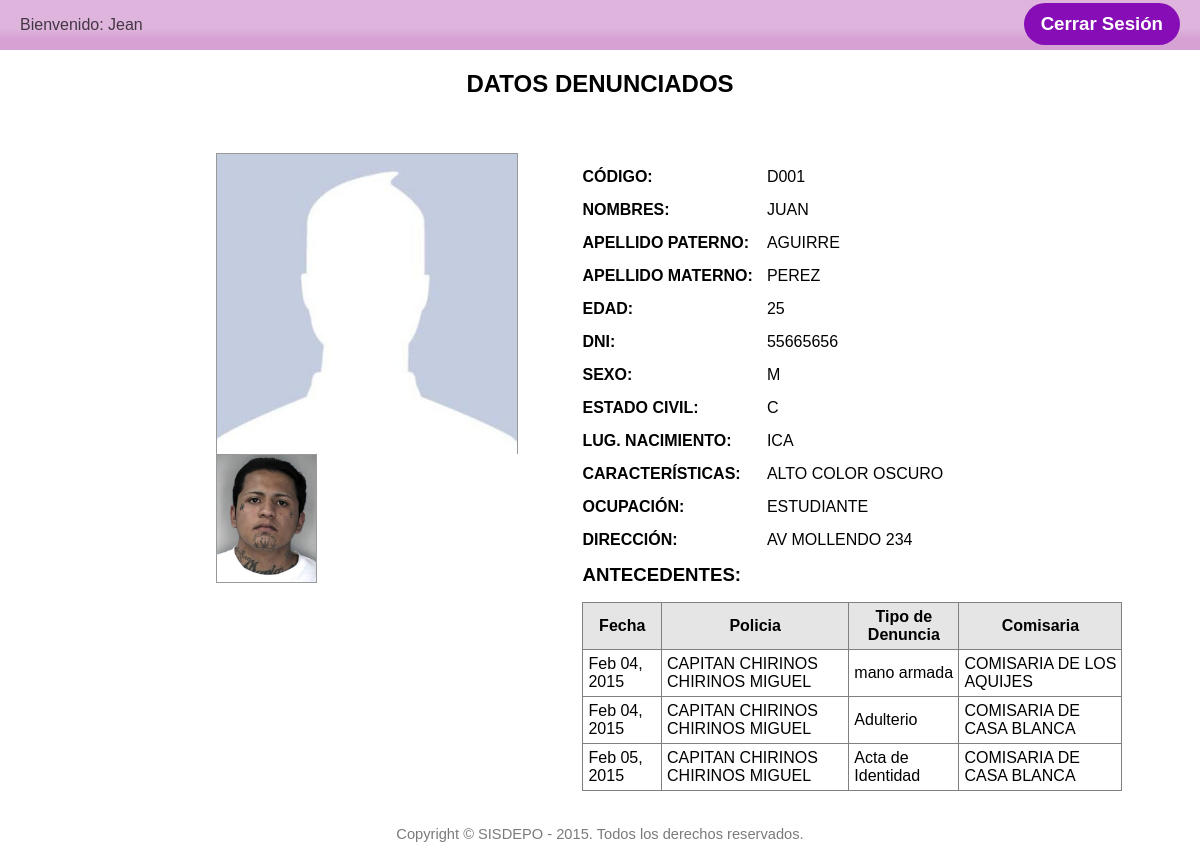
Page /denunciado/consulta/2 (signed in) on the committed database.
### apps/Denunciado/models.py (models this page shows)
class Foto_Denunciado(models.Model):
	DENUNCIADO=models.ForeignKey(Denunciado)
	FOTO=models.ImageField(upload_to='foto_denunciado')
	def __unicode__(self):
		return self.DENUNCIADO.NOM_DENUNCIADO

class Denunciado(models.Model):
	COD_DENUNCIADO=models.CharField(max_length=10)
	NOM_DENUNCIADO=models.CharField(max_length=40, blank=True, null=True)
	APELLIDO_P=models.CharField(max_length=20, blank=True, null=True)
	APELLIDO_M=models.CharField(max_length=20, blank=True, null=True)
	EDAD=models.IntegerField(blank=True, null=True)
	DNI=models.CharField(max_length=8, blank=True, null=True)
	SEXO=models.CharField(max_length=1, blank=True, null=True)
	ESTADO_CIV=models.CharField(max_length=1, blank=True, null=True)
	LUG_NAC=models.CharField(max_length=50, blank=True, null=True)
	CARACTERISTICAS=models.TextField(max_length=150, blank=True, null=True)
	OCUPACION=models.CharField(max_length=50, blank=True, null=True)
	DIRECCION=models.CharField(max_length=50)
	def __unicode__(self):
		return self.NOM_DENUNCIADO+' '+self.APELLIDO_P+' '+self.APELLIDO_M
	def traer_url_foto(self):
		try:
			FotoDenunciado=Foto_Denunciado.objects.filter(DENUNCIADO=self.pk)[0] #traemos el nombre de la foto que asu vez es una ruta
			return 'http://127.0.0.1:8000/media/%s' % FotoDenunciado.FOTO
		except:
			return "No tiene imagen"

### apps/Falta/models.py (models this page shows, shortened)
class Falta(models.Model):
	COMISARIA=models.ForeignKey(Comisaria)
	NOM_DENUNCIANTE=models.ManyToManyField(Denunciante)
	NOM_DENUNCIADO=models.ManyToManyField(Denunciado, blank=True, null=True)
	NOM_POLICIA=models.ForeignKey(Agente)
	NRO_FALTA=models.IntegerField()
	FECHA=models.DateTimeField()
	CONTENIDO=models.TextField()
	RESOLUCION=models.TextField()
	TIPO_FALTA=models.ForeignKey(TipoFalta)

class TipoFalta(models.Model):
	NOMBRE=models.CharField(max_length=50)
	def __unicode__(self):
		return self.NOMBRE

### apps/Agentes_Pnp/models.py (models this page shows, shortened)
class Agente(models.Model):
	COD_POLICIA=models.CharField(_('Codigo Policial'), max_length=50,unique=True)
	NOM_POLICIA=models.CharField(_('Nombres'), max_length=50)
	APELLIDO_P=models.CharField(_('Apellido P'), max_length=20)
	APELLIDO_M=models.CharField(_('Apellido M'), max_length=20)
	DNI=models.CharField(max_length=8)
	COMISARIA=models.ForeignKey(Comisaria)
	CARGO=models.CharField(max_length=8)
	USUARIO=models.OneToOneField(User,null=True)
	FOTO=models.ImageField(upload_to='foto_agente')
	CONFORME=models.BooleanField(default=False,editable=True)
	def __unicode__(self):
		return self.CARGO+' '+self.APELLIDO_M+' '+self.APELLIDO_M+' '+self.NOM_POLICIA

### apps/Comisaria/models.py (models this page shows)
class Comisaria(models.Model):
	NOMBRE=models.CharField(_('Nombre de la Comisaria'),max_length=50)
	DIRECCION=models.CharField(_('Direccion'),max_length=50)
	REFERENCIA=models.TextField(_('Referencia'))
	TELEFONO=models.CharField(_('Telf. '),max_length=20)
	def __unicode__(self):
		return self.NOMBRE

### apps/Delito/models.py (models this page shows, shortened)
class Delito (models.Model):
	COMISARIA=models.ForeignKey(Comisaria)
	NOM_DENUNCIANTE=models.ManyToManyField(Denunciante)
	NOM_DENUNCIADO=models.ManyToManyField(Denunciado, blank=True, null=True)
	NOM_POLICIA=models.ForeignKey(Agente)
	NRO_DELITO=models.IntegerField()
	FECHA=models.DateTimeField()
	CONTENIDO=models.TextField()
	RESOLUCION=models.TextField()
	TIPO_DELITO=models.ForeignKey(TipoDelito)

class TipoDelito(models.Model):
	NOMBRE=models.CharField(max_length=50)
	def __unicode__(self):
		return self.NOMBRE

### apps/ActasIdentidad/models.py (models this page shows, shortened)
class Acta_Identidad(models.Model):
	COMISARIA=models.ForeignKey(Comisaria)
	NOM_DENUNCIANTE=models.ManyToManyField(Denunciante, blank=True, null=True)
	NOM_DENUNCIADO=models.ManyToManyField(Denunciado, blank=True, null=True)
	NRO_ACTA=models.IntegerField(blank=True, null=True)
	FECHAINI=models.DateTimeField(blank=True, null=True)
	FECHAFIN=models.DateTimeField(blank=True, null=True)
	MOTIVO=models.CharField(max_length=12, blank=True, null=True)
	ASPECTO=models.CharField(max_length=12, blank=True, null=True)
	DILIGENCIA=models.CharField(max_length=12, blank=True, null=True)
	RESULTADOS=models.TextField(blank=True, null=True)
	NOM_POLICIA=models.ForeignKey(Agente, blank=True, null=True)

### apps/Denunciado/views.py (the view)
# urls.py: url(r'^consulta/(\d+)$',Consulta,name='consulta'),
@login_required
def Consulta(request,id_denunciado):
	denunciado=Denunciado.objects.get(pk=id_denunciado)
	fotos=Foto_Denunciado.objects.filter(DENUNCIADO=id_denunciado)
	faltas=denunciado.falta_set.all()
	delitos=denunciado.delito_set.all()
	actasidentidad=denunciado.acta_identidad_set.all()
	actasintervencion=denunciado.acta_intervencion_set.all()
	return render(request,'Denunciados/detalledenunciado.html',
			{'denunciado':denunciado,'fotos':fotos,'faltas':faltas,
			 'delitos':delitos,'actasidentidad':actasidentidad,
			 'actasintervencion':actasintervencion})

### Templates/Denunciados/detalledenunciado.html (shortened to what this page needs)
<!DOCTYPE html>
<html lang="es">
<head>
	<link rel="stylesheet" href="{{STATIC_URL}}css/detalledenunciado.css" />
</head>
<body>
	<header>
		<p>Bienvenido: Jean</p>
		<a href="/cerrar/">Cerrar Sesión</a>
	</header>
	<section>
		<h1>DATOS DENUNCIADOS</h1>
		<div id="contenedor_imagen">
			<img id="imagen_principal" src="{{STATIC_URL}}img/foto_perfil_1.jpg" />
			<div id="contenedor_imagen_pequeno">
				{% for foto in fotos%}
				<img src="{{MEDIA_URL}}{{foto.FOTO}}" />
				{%endfor%}
			</div>
		</div>
		<div id="contenedor_datos">
			<div id="contenedor_datos_per">
				<div>
					<span>CÓDIGO: </span>
					<p>{{denunciado.COD_DENUNCIADO}}</p>
				</div>
				<div>
					<span>NOMBRES: </span>
					<p>{{denunciado.NOM_DENUNCIADO}}</p>
				</div>
				<div>
					<span>APELLIDO PATERNO: </span>
					<p>{{denunciado.APELLIDO_P}}</p>
				</div>
				<div>
					<span>APELLIDO MATERNO: </span>
					<p>{{denunciado.APELLIDO_M}}</p>
				</div>
				<div>
					<span>EDAD: </span>
					<p>{{denunciado.EDAD}}</p>
				</div>
				<div>
					<span>DNI: </span>
					<p>{{denunciado.DNI}}</p>
				</div>
				<div>
					<span>SEXO: </span>
					<p>{{denunciado.SEXO}}</p>
				</div>
				<div>
					<span>ESTADO CIVIL: </span>
					<p>{{denunciado.ESTADO_CIV}}</p>
				</div>
				<div>
					<span>LUG. NACIMIENTO: </span>
					<p>{{denunciado.LUG_NAC}}</p>
				</div>
				<div>
					<span>CARACTERÍSTICAS: </span>
					<p>{{denunciado.CARACTERISTICAS}}</p>
				</div>
				<div>
					<span>OCUPACIÓN: </span>
					<p>{{denunciado.OCUPACION}}</p>
				</div>
				<div>
					<span>DIRECCIÓN: </span>
					<p>{{denunciado.DIRECCION}}</p>
				</div>
			</div>
			<h2>ANTECEDENTES:</h2>
			<table border="1" id="tabla_antecedentes">
				<thead>
					<td>Fecha</td>
					<td>Policia</td>
					<td>Tipo de Denuncia</td>
					<td>Comisaria</td>
				</thead>
				{%for falta in faltas%}
				<tr class="tabla_antecedentes_datos">
					<td>{{falta.FECHA|date:"M d, Y"}}</td>
					<td>{{falta.NOM_POLICIA}}</td>
					<td>{{falta.TIPO_FALTA}}</td>
					<td>{{falta.COMISARIA}}</td>
				</tr>
				{%endfor%}
				{%for delito in delitos%}
				<tr class="tabla_antecedentes_datos">
					<td>{{delito.FECHA|date:"M d, Y"}}</td>
					<td>{{delito.NOM_POLICIA|capfirst}}</td>
					<td>{{delito.TIPO_DELITO|capfirst}}</td>
					<td>{{delito.COMISARIA|capfirst}}</td>
				</tr>
				{%endfor%}
				{%for acta in actasidentidad%}
				<tr class="tabla_antecedentes_datos">
					<td>{{acta.FECHAINI|date:"M d, Y"}}</td>
					<td>{{acta.NOM_POLICIA|capfirst}}</td>
					<td>Acta de Identidad</td>
					<td>{{acta.COMISARIA|capfirst}}</td>
				</tr>
				{%endfor%}
			</table>
		</div>
	</section>
	<footer>
		<p>Copyright &copy; <a  href="" title="SISDEPO">SISDEPO</a> - 2015. Todos los derechos reservados.</p>
	</footer>
</body>
</html>

### statics/css/detalledenunciado.css (style rules this page uses)
body { margin: 0px; }
header { width: 100%; height: 50px; background: rgb(229,112,231); background: -moz-linear-gradient(top, rgba(229,112,231,.8) 0%, rgba(214,162,212,.8) 0%, rgba(214,162,212,.8) 25%, rgba(214,162,212,.8) 57%, rgba(214,162,212,1) 76%, rgba(214,162,212,1) 99%, rgba(214,162,212,1) 99%, rgba(168,73,163,1) 100%); background: -webkit-gradient(linear, left top, left bottom, color-stop(0%,rgba(229,112,231,.8)), color-stop(0%,rgba(214,162,212,.8)), color-stop(25%,rgba(214,162,212,.8)), color-stop(57%,rgba(214,162,212,.8)), color-stop(76%,rgba(214,162,212,1)), color-stop(99%,rgba(214,162,212,1)), color-stop(99%,rgba(214,162,212,1)), color-stop(100%,rgba(168,73,163,1))); background: -webkit-linear-gradient(top, rgba(229,112,231,.8) 0%,rgba(214,162,212,.8) 0%,rgba(214,162,212,.8) 25%,rgba(214,162,212,.8) 57%,rgba(214,162,212,1) 76%,rgba(214,162,212,1) 99%,rgba(214,162,212,1) 99%,rgba(168,73,163,1) 100%); background: -o-linear-gradient(top, rgba(229,112,231,.8) 0%,rgba(214,162,212,.8) 0%,rgba(214,162,212,.8) 25%,rgba(214,162,212,.8) 57%,rgba(214,162,212,1) 76%,rgba(214,162,212,1) 99%,rgba(214,162,212,1) 99%,rgba(168,73,163,1) 100%); background: -ms-linear-gradient(top, rgba(229,112,231,.8) 0%,rgba(214,162,212,.8) 0%,rgba(214,162,212,.8) 25%,rgba(214,162,212,.8) 57%,rgba(214,162,212,1) 76%,rgba(214,162,212,1) 99%,rgba(214,162,212,1) 99%,rgba(168,73,163,1) 100%); background: linear-gradient(to bottom, rgba(229,112,231,.8) 0%,rgba(214,162,212,.8) 0%,rgba(214,162,212,.8) 25%,rgba(214,162,212,.8) 57%,rgba(214,162,212,1) 76%,rgba(214,162,212,1) 99%,rgba(214,162,212,1) 99%,rgba(168,73,163,1) 100%); filter: progid:DXImageTransform.Microsoft.gradient( startColorstr='#e570e7', endColorstr='#a849a3',GradientType=0 ); }
header p { margin: 0px; font-family: sans-serif; line-height: 50px; color: rgba(0,0,0,0.7); margin-left: 20px; display: inline-block; }
header a { text-decoration: none; float: right; margin-top: 3px; margin-right: 20px; background-color: #870DB6; color: white; font-weight: bold; font-family: sans-serif; font-size: 14pt; padding: 10px 17px; border-radius: 50px; }
body { font-family: sans-serif; }
section { margin-bottom: 20px; }
section h1 { text-align: center; font-size: 18pt; }
section #contenedor_imagen,section #contenedor_datos { display: inline-block; vertical-align: top; margin-top: 35px; }
#contenedor_imagen { margin-left: 20%; }
#contenedor_datos { margin-left: 5%; }
#imagen_principal { border: 1px solid rgba(0,0,0,.4); border-bottom-width: 0px; }
#imagen_principal { width: 300px; }
#contenedor_imagen_pequeno { position: relative; top: -4px; }
#contenedor_imagen_pequeno img:first-child { opacity: 1; }
#contenedor_imagen_pequeno img { width: 99.3px; border: 1px solid rgba(0,0,0,.4); border-right-width: 0px; opacity: 0.5; }
#contenedor_imagen_pequeno img:last-child { border-right: 1px solid rgba(0,0,0,.4); }
#contenedor_datos { width: 45%; }
#contenedor_datos_per div { margin: 15px 0px; }
#contenedor_datos_per div span { font-weight: bold; width: 180px; display: inline-block; }
#contenedor_datos_per div p { display: inline-block; margin: 0px; }
section #contenedor_datos h2 { font-size: 14pt; }
#tabla_antecedentes { width: 100%; border-collapse: collapse; }
#tabla_antecedentes thead { text-align: center; font-weight: bold; background-color: rgba(0,0,0,.1); }
#tabla_antecedentes td { padding: 5px; }
#tabla_antecedentes .tabla_antecedentes_datos td { cursor: pointer; }
@media (max-width: 1275px) { #contenedor_imagen { margin-left: 18%; } }
footer { font-family: sans-serif; text-align: center; font-size: 11pt; color: rgba(0, 0, 0, 0.52); background-color: #fff; padding: 15px 0px; }
footer p { margin: 0px; padding: 0px; }
footer a { text-decoration: none; color: rgba(0, 0, 0, 0.52); }

### rows in the picture
Foto_Denunciado: FOTO (picture)
Denunciado: COD_DENUNCIADO "D001", NOM_DENUNCIADO "JUAN", APELLIDO_P "AGUIRRE", APELLIDO_M "PEREZ", EDAD "25", DNI "55665656", SEXO "M", ESTADO_CIV "C", LUG_NAC "ICA", CARACTERISTICAS "ALTO COLOR OSCURO", OCUPACION "ESTUDIANTE", DIRECCION "AV MOLLENDO 234"
Falta: FECHA "Feb 04, 2015", NOM_POLICIA "CAPITAN CHIRINOS CHIRINOS MIGUEL", TIPO_FALTA "mano armada", COMISARIA "COMISARIA DE LOS AQUIJES"
Delito: FECHA "Feb 04, 2015", NOM_POLICIA "CAPITAN CHIRINOS CHIRINOS MIGUEL", TIPO_DELITO "Adulterio", COMISARIA "COMISARIA DE CASA BLANCA"
Acta_Identidad: FECHAINI "Feb 05, 2015", NOM_POLICIA "CAPITAN CHIRINOS CHIRINOS MIGUEL", COMISARIA "COMISARIA DE CASA BLANCA"
